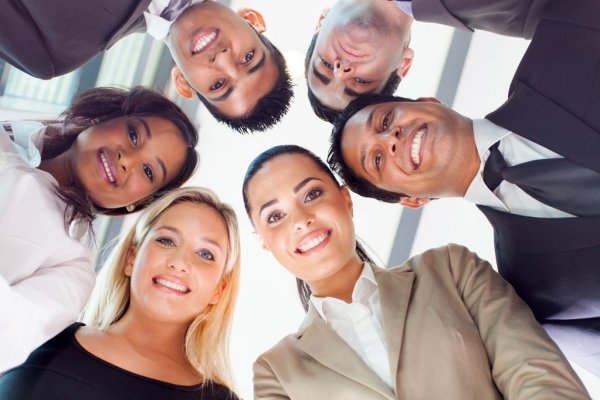
#> input picture circle.jpg, 600 x 400 px
$ python face_photo.py circle.jpg
#> lines starting #> are read from the running program, lines starting #| are printed output that depends on the picture; after the words box and inside, x2 and y2 are one past the last pixel; in counts of white or black regions, pixels touching at a corner belong together

import cv2
import sys
# Get user supplied values
# print(str(sys.argv[1]))
imagePath = (str(sys.argv[1]))
faceCascade = cv2.CascadeClassifier('haarcascade_frontalface_default.xml')
print(imagePath)
# Read the image
image = cv2.imread(imagePath)
#> image is the input picture: shape (400, 600, 3); mean B, G, R 140.3, 142.3, 162.7
gray = cv2.cvtColor(image, cv2.COLOR_BGR2GRAY)
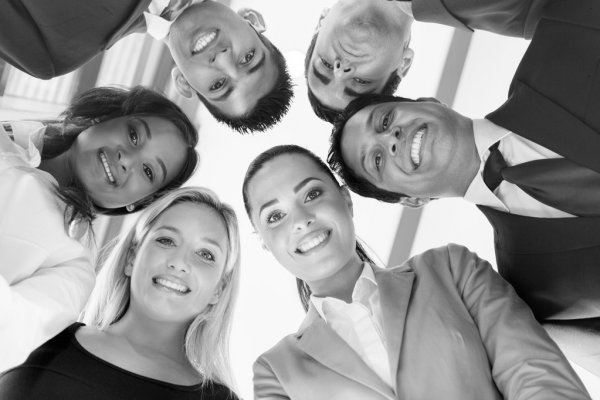
#> gray: shape (400, 600); min 1, max 255, mean 148.2

# Detect faces in the image
faces = faceCascade.detectMultiScale(
    gray,
    scaleFactor=1.1,
    minNeighbors=5,
    minSize=(30, 30)
)
#> faces = [[67, 121, 84, 84]]
print ("Found {0} faces!".format(len(faces)))
#| Found 1 faces!

# Draw a rectangle around the faces
for (x, y, w, h) in faces:
    cv2.rectangle(image, (x, y), (x+w, y+h), (0, 255, 0), 2)
#> this loop made 1 pass
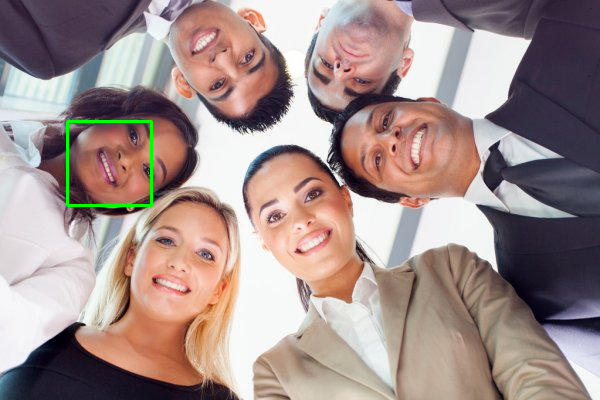
#> image: shape (400, 600, 3); 0.42% of pixels changed, all inside (x1, y1, x2, y2) = (66, 120, 153, 207)

cv2.imshow("Faces found", image)
cv2.waitKey(0)

$ run again, on group.jpg
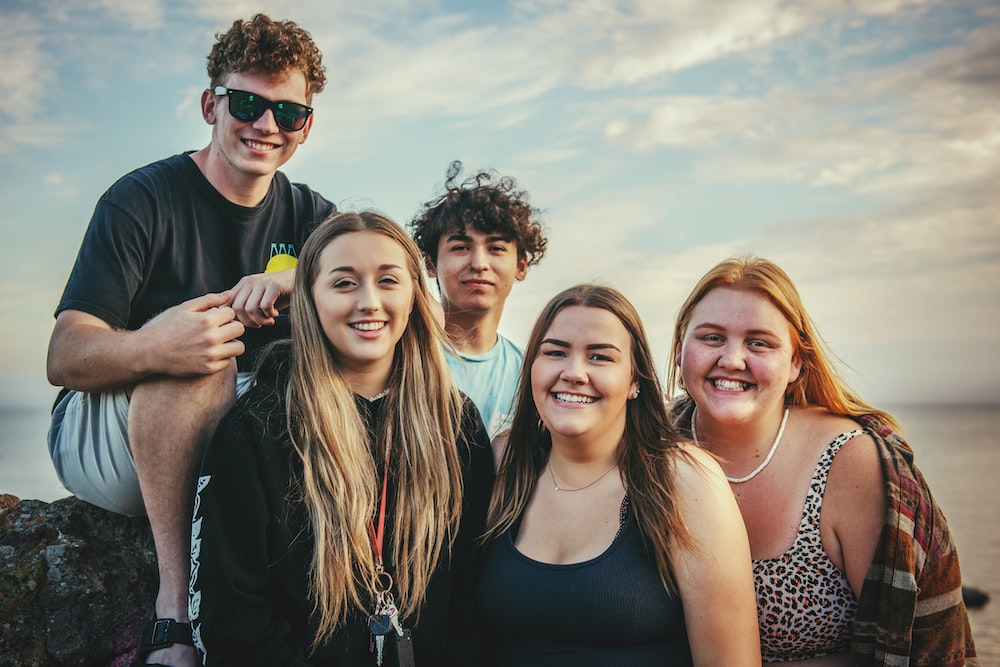
#> input picture group.jpg, 1000 x 667 px
#> image is the input picture: shape (667, 1000, 3); mean B, G, R 119.8, 130.1, 135.8
#> `gray = cv2.cvtColor(image, cv2.COLOR_BGR2GRAY)`:
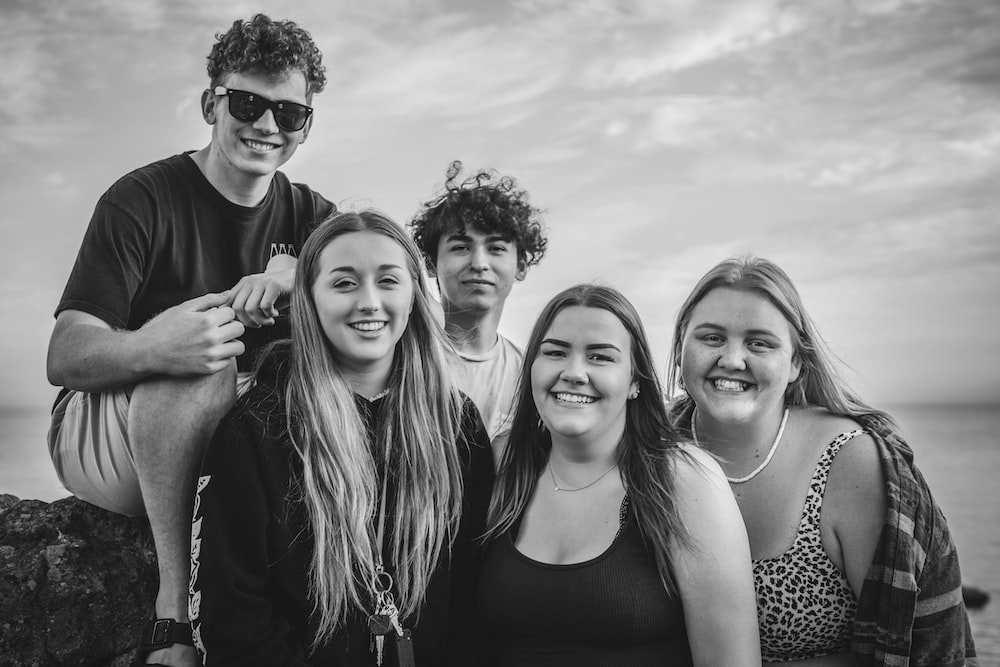
#> gray: shape (667, 1000); min 0, max 248, mean 130.6
#> faces = [[427, 208, 101, 101], [303, 232, 125, 125], [515, 308, 119, 119], [199, 60, 130, 130], [671, 289, 130, 130]]
#| Found 5 faces!
#> the loop `for (x, y, w, h) in faces:` made 5 passes
#> after the loop `for (x, y, w, h) in faces:`:
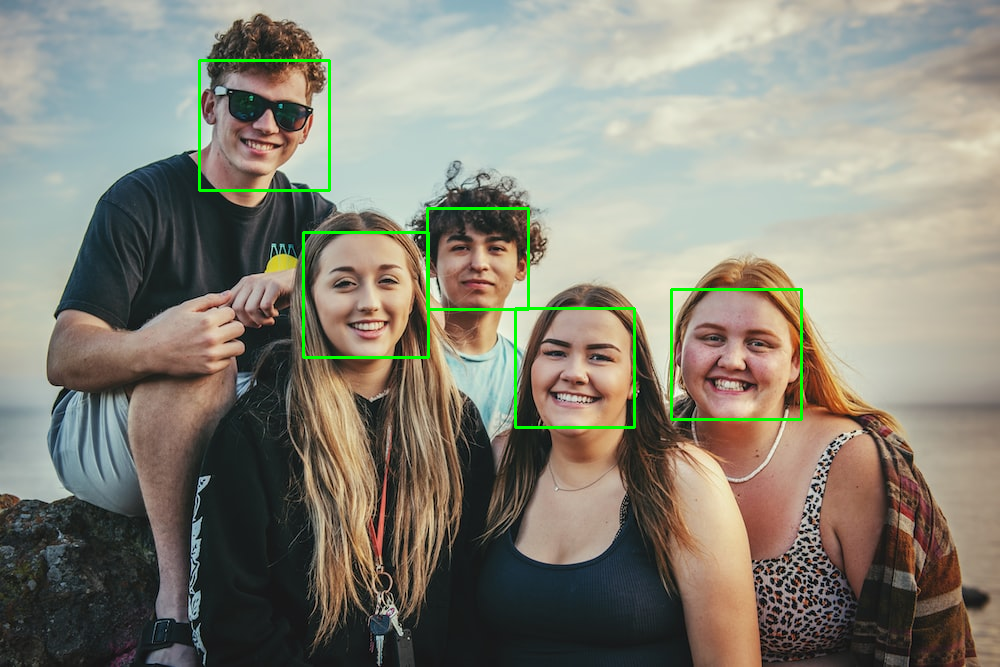
#> image: shape (667, 1000, 3); 1.05% of pixels changed, all inside (x1, y1, x2, y2) = (198, 59, 803, 429)
